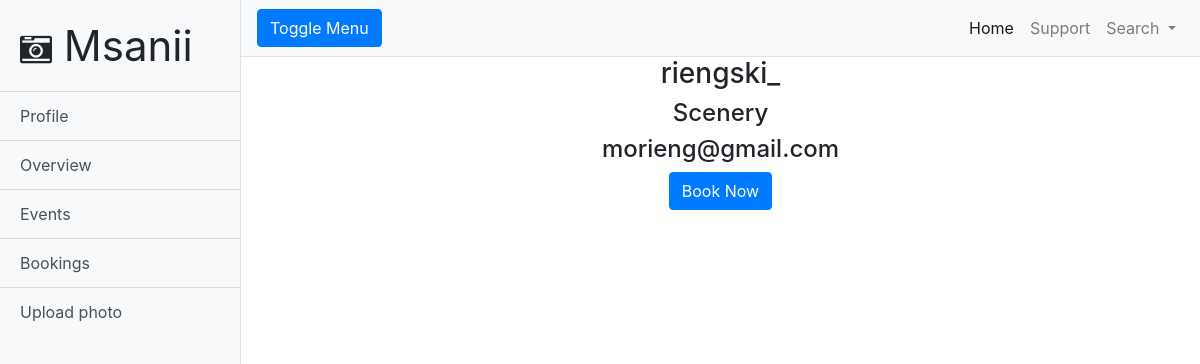
The page /photographers.php?id=2&&userType=photographers on the database as committed earlier.
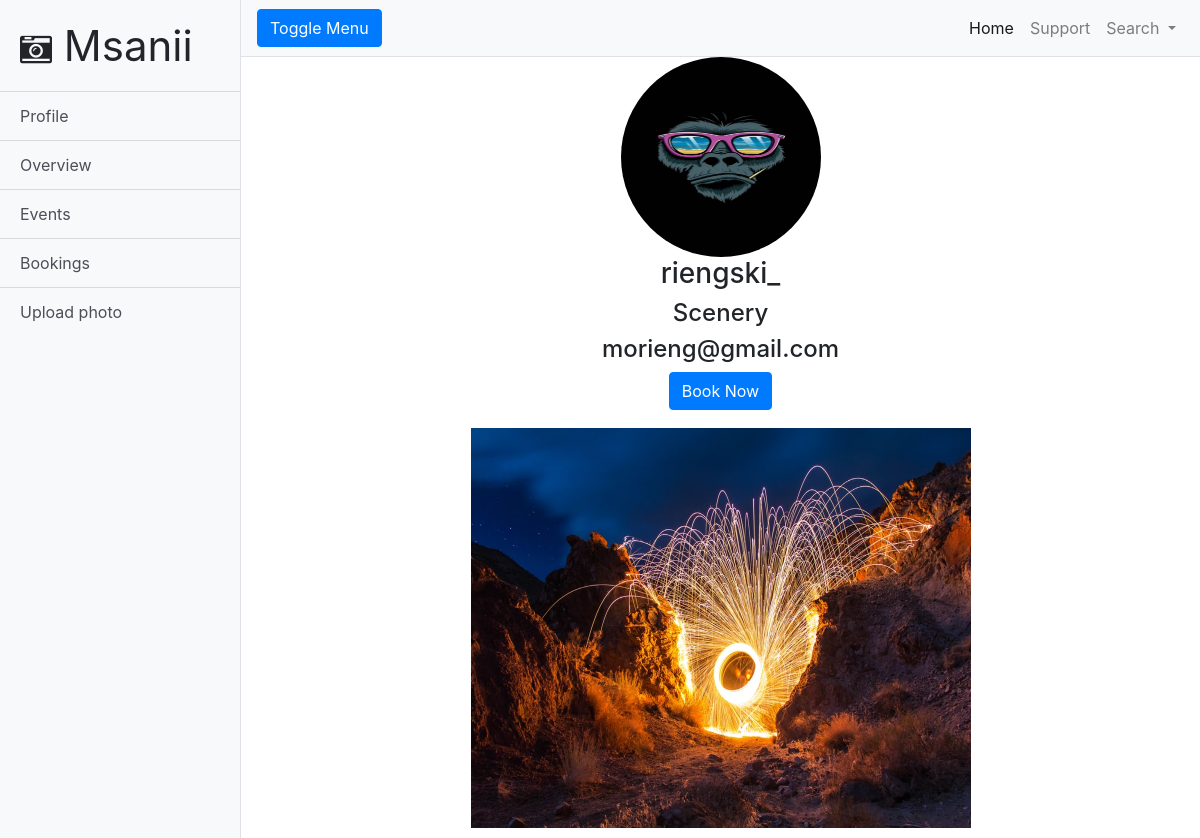
The same page on the database as committed later.
### tables this page shows
CREATE TABLE `photographers` (
  `photographer_id` int(11) NOT NULL,
  `first_name` text NOT NULL,
  `last_name` text NOT NULL,
  `username` text NOT NULL,
  `email` varchar(40) NOT NULL,
  `expertise` text NOT NULL,
  `bio` text NOT NULL,
  `password` text NOT NULL,
  `verified` text NOT NULL
);

CREATE TABLE `profileimages` (
  `image_id` int(11) NOT NULL,
  `image_name` varchar(60) DEFAULT NULL,
  `username` text NOT NULL
);

CREATE TABLE `images` (
  `image_id` int(11) NOT NULL,
  `image_name` varchar(60) DEFAULT NULL,
  `location_id` int(11) DEFAULT NULL,
  `model_id` int(11) DEFAULT NULL,
  `photographer_id` int(11) DEFAULT NULL,
  `caption` text NOT NULL,
  `date_uploaded` timestamp NOT NULL DEFAULT current_timestamp()
);

### photographers.php (the view, shortened to what this page needs)
<!DOCTYPE html>
<html lang="en">
<head>
  <link href="vendor/bootstrap/css/bootstrap.min.css" rel="stylesheet">
  <link href="css/simple-sidebar.css" rel="stylesheet">
  <link rel="stylesheet" href="https://cdnjs.cloudflare.com/ajax/libs/font-awesome/4.7.0/css/font-awesome.min.css">
</head>
<body>
  <div class="d-flex" id="wrapper">
    <div class="bg-light border-right" id="sidebar-wrapper">
      <div class="sidebar-heading" style="font-size: 42px">
        <i class="fa fa-camera-retro" style="font-size: 32px"></i>&nbsp;Msanii
      </div>
      <div class="list-group list-group-flush">
        <a href="profile.php" class="list-group-item list-group-item-action bg-light">Profile</a>
        <a href="#" class="list-group-item list-group-item-action bg-light">Overview</a>
        <a href="#" class="list-group-item list-group-item-action bg-light">Events</a>
        <a href="booking.php" class="list-group-item list-group-item-action bg-light">Bookings</a>
        <a href="uploadPhoto.php" class="list-group-item list-group-item-action bg-light">Upload photo</a>
      </div>
    </div>
    <div id="page-content-wrapper">
      <nav class="navbar navbar-expand-lg navbar-light bg-light border-bottom">
        <button class="btn btn-primary" id="menu-toggle">Toggle Menu</button>
        <div class="collapse navbar-collapse" id="navbarSupportedContent">
          <ul class="navbar-nav ml-auto mt-2 mt-lg-0">
            <li class="nav-item active">
              <a class="nav-link" href="profile.php">Home<span class="sr-only">(current)</span></a>
            </li>
            <li class="nav-item">
              <a class="nav-link" href="#">Support</a>
            </li>
            <li class="nav-item dropdown">
              <a class="nav-link dropdown-toggle" href="#" id="navbarDropdown" role="button" data-toggle="dropdown" aria-haspopup="true" aria-expanded="false">
                Search
              </a>
            </li>
          </ul>
        </div>
      </nav>
      <div class="container-fluid" style="text-align: center">
        <?php
          require 'connect.php';
          $photographer_id = $_GET["id"];
          $sql = "SELECT * FROM photographers WHERE (photographer_id = '$photographer_id')";
          $result = $conn -> query($sql);
          if ($result -> num_rows > 0) {
          while ($row = $result -> fetch_assoc()) {
            $photographer_name = $row["username"];
            $sql = "SELECT image_name FROM profileimages WHERE username='".$row["username"]."'";
            $result1 = $conn -> query($sql);
            if($result1 -> num_rows > 0){
              while ($row2 = $result1 -> fetch_assoc()) {
                echo "<img id=\"profileImg\" src=\"profilePics/".$row2["image_name"]."\">";
              }
            }
              echo "<h3>".$photographer_name."</h3>";
              echo "<h4>".$row["expertise"]."</h4>";
              echo "<h4>".$row["email"]."</h4>";
              echo "<h4><a class=\"btn btn-primary\" href=\"booking.php?photoID=".$row["photographer_id"]."\">Book Now</a></h4>";
            }
          }
          $sql = "SELECT * FROM images WHERE (photographer_id = '$photographer_id')";
          $result = $conn -> query($sql);
          if ($result -> num_rows > 0) {
            while ($row = $result -> fetch_assoc()) {
              echo "<img src = \"uploads/".$row["image_name"]."\" id=\"locImg\">";
            }
          }
         ?>
      </div>
    </div>
  </div>
</body>
</html>

### css/simple-sidebar.css (style rules this page uses)
body { overflow-x: hidden; }
#sidebar-wrapper { min-height: 100vh; margin-left: -15rem; -webkit-transition: margin .25s ease-out; -moz-transition: margin .25s ease-out; -o-transition: margin .25s ease-out; transition: margin .25s ease-out; }
#sidebar-wrapper .sidebar-heading { padding: 0.875rem 1.25rem; font-size: 1.2rem; }
#sidebar-wrapper .list-group { width: 15rem; }
#page-content-wrapper { min-width: 100vw; }
@media (min-width: 768px) { #sidebar-wrapper { margin-left: 0; } }
@media (min-width: 768px) { #page-content-wrapper { min-width: 0; width: 100%; } }

### photographers.php (style rules this page uses)
#locImg { width: 500px; height: 400px; margin: 10px; }
#profileImg { width : 200px; height: 200px; border-radius: 50%; }

Rows that differ between the two databases and show on the page:
added profileimages: image_name (picture)
added images: image_name (picture)
